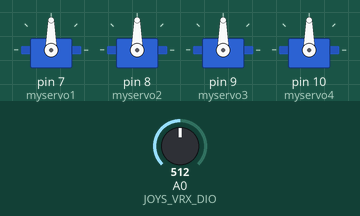
A sketch run on a simulated Arduino Uno, built with avr-gcc and run on an emulated ATmega328P. On the bench: 4 × servo. The test bench sets the inputs (shaded band); at power-on: A0 (JOYS_VRX_DIO) = 512. What the sketch prints to the serial monitor is not drawn.

Above: at 1.2 s.
1.3 s: A0 (JOYS_VRX_DIO) set to 716
At 2.5 s:
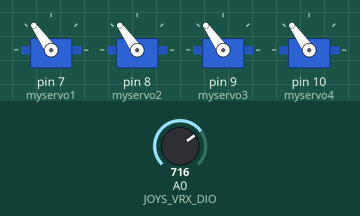
2.8 s: A0 (JOYS_VRX_DIO) set to 900
At 3.8 s:
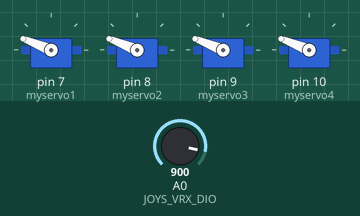
4.3 s: A0 (JOYS_VRX_DIO) set to 1023
At 4.8 s:
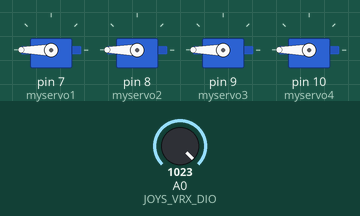
5.8 s: A0 (JOYS_VRX_DIO) set to 306
At 7.0 s:
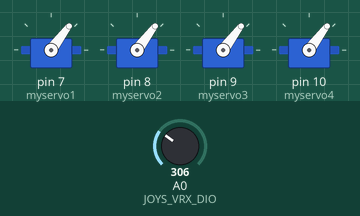
7.3 s: A0 (JOYS_VRX_DIO) set to 122
At 8.3 s:
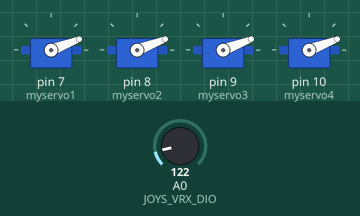
8.8 s: A0 (JOYS_VRX_DIO) set to 0
At 9.4 s:
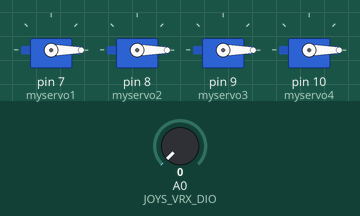
Timing chart, 0 to 11.3 s (numbered marks = the images above; inputs shaded):
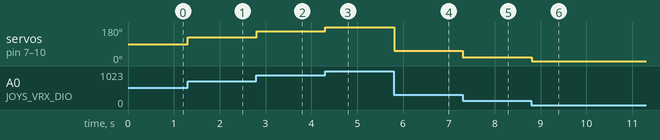

The sketch:

Drone_motors_code.ino
```cpp
/*
 Controlling a servo position using a potentiometer (variable resistor)
 by Michal Rinott <http://people.interaction-ivrea.it/m.rinott>

 modified on 8 Nov 2013
 by Scott Fitzgerald
 http://www.arduino.cc/en/Tutorial/Knob
*/

#include <Servo.h>
#define JOYS_VRX_DIO A0
#define JOYS_SW_DIO 2


Servo myservo1;  // create servo object to control a servo
Servo myservo2;
Servo myservo3;
Servo myservo4;


int x_val;    // variable to read the value from the analog pin

void setup() {
  myservo1.attach(7);
  myservo2.attach(8);
  myservo3.attach(9);
  myservo4.attach(10);// attaches the servo on pin 9 to the servo object
  Serial.begin(9600);
}

void loop() {
  x_val = analogRead(JOYS_VRX_DIO);            // reads the value of the potentiometer (value between 0 and 1023)

 x_val = map(x_val, 0, 1023, 0, 180); // scale it to use it with the servo (value between 0 and 180)
  Serial.println(x_val);


  myservo1.write(x_val);                  // sets the servo position according to the scaled value
  myservo2.write(x_val);
  myservo3.write(x_val);
  myservo4.write(x_val);
//  delay(15);                           // waits for the servo to get there
}
```

Measured:
- after the input at 1.3 s, servo on pin 7 (myservo1), servo on pin 8 (myservo2), servo on pin 9 (myservo3), servo on pin 10 (myservo4): 90° → 125° at once
- after the input at 2.8 s, servo on pin 7 (myservo1), servo on pin 8 (myservo2), servo on pin 9 (myservo3), servo on pin 10 (myservo4): 125° → 158° at once
- after the input at 4.3 s, servo on pin 7 (myservo1), servo on pin 8 (myservo2), servo on pin 9 (myservo3), servo on pin 10 (myservo4): 158° → 180° at once
- after the input at 5.8 s, servo on pin 7 (myservo1), servo on pin 8 (myservo2), servo on pin 9 (myservo3), servo on pin 10 (myservo4): 180° → 53° at once
- after the input at 7.3 s, servo on pin 7 (myservo1), servo on pin 8 (myservo2), servo on pin 9 (myservo3), servo on pin 10 (myservo4): 53° → 21° at once
- after the input at 8.8 s, servo on pin 7 (myservo1), servo on pin 8 (myservo2), servo on pin 9 (myservo3), servo on pin 10 (myservo4): 21° → 0° at once
